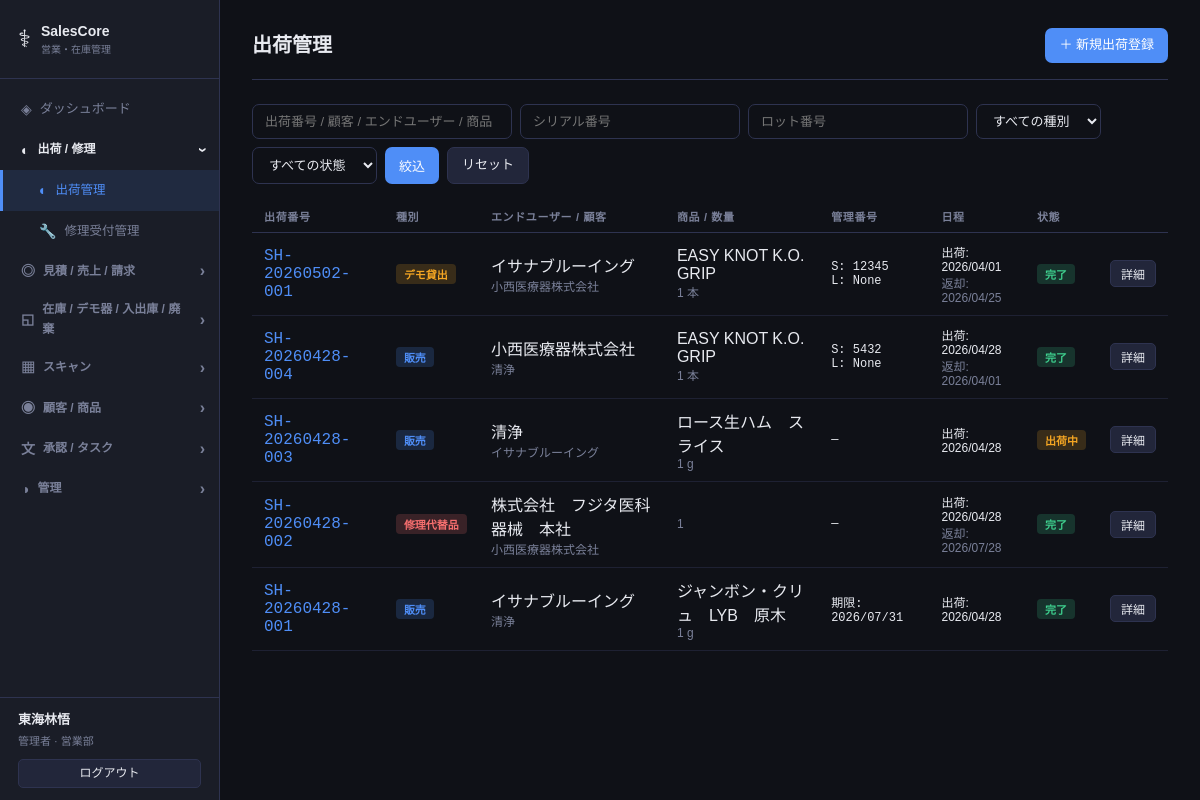
The app's page /shipments (signed in) with its own data.
### models.py (models this page shows)
class Base(DeclarativeBase):
    pass

class Staff(Base):
    __tablename__ = "staffs"
    id = Column(Integer, primary_key=True, autoincrement=True)
    name = Column(String(100), nullable=False)
    login_id = Column(String(50), unique=True, nullable=False)
    password_hash = Column(String(200), nullable=False)
    role = Column(String(20), default="user")
    department = Column(String(100), nullable=True)
    email = Column(String(200), nullable=True)
    is_active = Column(Boolean, default=True)
    last_active_at = Column(DateTime, nullable=True)
    last_active_page = Column(String(200), nullable=True)
    created_at = Column(DateTime, default=datetime.now)

class Shipment(Base):
    __tablename__ = "shipments"
    id = Column(Integer, primary_key=True, autoincrement=True)
    shipment_number = Column(String(50), unique=True)
    shipment_type = Column(String(20), nullable=False)
    customer_id = Column(Integer, ForeignKey("customers.id"))
    end_user_id = Column(Integer, ForeignKey("customers.id"), nullable=True)
    product_id = Column(Integer, ForeignKey("products.id"))
    quantity = Column(Integer, nullable=False, default=1)
    serial_number = Column(String(100), nullable=True)
    lot_number = Column(String(100), nullable=True)
    expiry_date = Column(Date, nullable=True)
    shipped_date = Column(Date, nullable=False)
    return_due_date = Column(Date, nullable=True)
    returned_date = Column(Date, nullable=True)
    status = Column(String(20), default="shipped")
    notes = Column(Text, nullable=True)
    staff_name = Column(String(100), nullable=True)
    created_at = Column(DateTime, default=datetime.now)
    customer = relationship("Customer", foreign_keys=[customer_id])
    end_user = relationship("Customer", foreign_keys=[end_user_id])
    product = relationship("Product", back_populates="shipments")

class Customer(Base):
    __tablename__ = "customers"
    id = Column(Integer, primary_key=True, autoincrement=True)
    name = Column(String(200), nullable=False)
    category = Column(String(50), default="hospital")  # hospital / supplier
    phone = Column(String(50), nullable=True)
    email = Column(String(200), nullable=True)
    address = Column(Text, nullable=True)
    trading_terms = Column(Text, nullable=True)  # 取引条件
    notes = Column(Text, nullable=True)
    created_at = Column(DateTime, default=datetime.now)
    staff_id = Column(Integer, ForeignKey("staffs.id"), nullable=True)
    staff = relationship("Staff")
    quotes = relationship("Quote", back_populates="customer", foreign_keys="Quote.customer_id")

class Product(Base):
    __tablename__ = "products"
    id = Column(Integer, primary_key=True, autoincrement=True)
    name = Column(String(200), nullable=False)
    category = Column(String(50), nullable=False)
    sku = Column(String(100), unique=True, nullable=True)
    unit_price = Column(Float, nullable=False)
    unit = Column(String(20), nullable=True)
    stock_alert_threshold = Column(Integer, default=10)
    alert_enabled = Column(Boolean, default=True, nullable=False)
    tracking_type = Column(String(20), default="none")
    maker = Column(String(200), nullable=True)
    jan_code = Column(String(50), nullable=True)          # JANコード
    approval_number = Column(String(100), nullable=True)  # 承認番号 / 認証番号
    device_class = Column(String(20), nullable=True)      # クラス分類: misc/1/2/3/4
    sales_role = Column(String(20), nullable=True)        # maker / distributor
    model_spec = Column(Text, nullable=True)              # 型式・仕様
    sterility = Column(String(20), nullable=True)         # 滅菌状態: sterile / non_sterile
    notes = Column(Text, nullable=True)
    created_at = Column(DateTime, default=datetime.now)
    inventory = relationship("Inventory", back_populates="product", uselist=False)
    inventory_histories = relationship("InventoryHistory", back_populates="product")
    quote_items = relationship("QuoteItem", back_populates="product")
    shipments = relationship("Shipment", back_populates="product")

### routers/shipments.py (the view)
@router.get("/shipments", response_class=HTMLResponse)
def list_shipments(request: Request, status: str = "", shipment_type: str = "",
                   q: str = "", serial: str = "", lot: str = "",
                   db: Session = Depends(get_db)):
    shipments = crud.get_shipments(db, status=status, shipment_type=shipment_type,
                                   q_text=q, serial=serial, lot=lot)
    return templates.TemplateResponse("shipments/list.html", {
        "request": request, "shipments": shipments,
        "status": status, "shipment_type": shipment_type,
        "q": q, "serial": serial, "lot": lot,
        "shipment_types": SHIPMENT_TYPES,
    })

### templates/shipments/list.html (shortened to what this page needs)
﻿{% extends "base.html" %}
{% block content %}
<div class="page-header">
  <h1 class="page-title">出荷管理</h1>
  <a href="/shipments/new" class="btn btn-primary">＋ 新規出荷登録</a>
</div>
<div class="filter-bar">
  <form method="get" class="filter-form" style="flex-wrap:wrap;gap:8px;">
    <input type="text" name="q" value="{{ q }}" placeholder="出荷番号 / 顧客 / エンドユーザー / 商品" class="input" style="min-width:260px;">
    <input type="text" name="serial" value="{{ serial }}" placeholder="シリアル番号" class="input" style="min-width:140px;">
    <input type="text" name="lot" value="{{ lot }}" placeholder="ロット番号" class="input" style="min-width:120px;">
    <select name="shipment_type" class="select">
      <option value="">すべての種別</option>
    </select>
    <select name="status" class="select">
      <option value="">すべての状態</option>
    </select>
    <button type="submit" class="btn btn-primary">絞込</button>
    <a href="/shipments" class="btn btn-ghost">リセット</a>
  </form>
</div>
<div class="table-wrap">
  <table class="table">
    <thead>
      <tr>
        <th>出荷番号</th>
        <th>種別</th>
        <th>エンドユーザー / 顧客</th>
        <th>商品 / 数量</th>
        <th>管理番号</th>
        <th>日程</th>
        <th>状態</th>
        <th></th>
      </tr>
    </thead>
    <tbody>
      {% for s in shipments %}
      <tr>
        <td class="mono"><a href="/shipments/{{ s.id }}" class="link">{{ s.shipment_number }}</a></td>
        <td><span class="badge badge-shiptype-{{ s.shipment_type }}">{{ shipment_types[s.shipment_type] }}</span></td>
        <td>
          <div>{{ s.end_user.name if s.end_user else "―" }}</div>
          <div class="text-muted text-sm">{{ s.customer.name }}</div>
        </td>
        <td>
          <div>{{ s.product.name }}</div>
          <div class="text-muted text-sm">{{ s.quantity }} {{ s.product.unit or "" }}</div>
        </td>
        <td class="mono text-sm">
          {% if s.serial_number %}<div>S: {{ s.serial_number }}</div>{% endif %}
          {% if s.lot_number %}<div>L: {{ s.lot_number }}</div>{% endif %}
          {% if s.expiry_date %}<div>期限: {{ s.expiry_date.strftime("%Y/%m/%d") }}</div>{% endif %}
          {% if not s.serial_number and not s.lot_number and not s.expiry_date %}―{% endif %}
        </td>
        <td class="text-sm">
          <div>出荷: {{ s.shipped_date.strftime("%Y/%m/%d") }}</div>
          {% if s.return_due_date %}<div class="text-muted">返却: {{ s.return_due_date.strftime("%Y/%m/%d") }}</div>{% endif %}
        </td>
        <td><span class="badge badge-status-{{ s.status }}">{{ {"shipped":"出荷中","returned":"返却済","completed":"完了"}[s.status] }}</span></td>
        <td><a href="/shipments/{{ s.id }}" class="btn btn-sm btn-ghost">詳細</a></td>
      </tr>
      {% else %}
      <tr><td colspan="8" class="empty">出荷データがありません</td></tr>
      {% endfor %}
    </tbody>
  </table>
</div>
{% endblock %}

### templates/base.html (shortened to what this page needs)
<!DOCTYPE html>
<html lang="ja">
<head>
  <link rel="stylesheet" href="/static/css/style.css">
</head>
<body>
  <nav class="sidebar" id="sidebar">
    <div class="logo">
      <span class="logo-icon">⚕</span>
      <div>
        <div class="logo-title">SalesCore</div>
        <div class="logo-sub">営業・在庫管理</div>
      </div>
    </div>
    <ul class="nav-list">
      <li><a href="/" class="nav-link {% if request.url.path == '/' %}active{% endif %}" onclick="closeMenu()"><span class="nav-icon">◈</span> ダッシュボード</a></li>
      {% set grp1_active = ('/shipments' in request.url.path and '/repairs' not in request.url.path) or '/repairs' in request.url.path %}
      <li class="nav-group-item">
        <div class="nav-group-header {% if grp1_active %}open{% endif %}" onclick="toggleGroup('grp-shipment')">
          <span class="nav-icon">◐</span> 出荷 / 修理 <span class="nav-arrow">›</span>
        </div>
        <ul class="nav-group {% if grp1_active %}open{% endif %}" id="grp-shipment">
          <li><a href="/shipments" class="nav-link {% if '/shipments' in request.url.path and '/repairs' not in request.url.path %}active{% endif %}" onclick="closeMenu()"><span class="nav-icon">◐</span> 出荷管理</a></li>
          <li><a href="/repairs/"  class="nav-link {% if '/repairs'   in request.url.path %}active{% endif %}" onclick="closeMenu()"><span class="nav-icon">🔧</span> 修理受付管理</a></li>
        </ul>
      </li>
      {% set grp2_active = '/quotes' in request.url.path or '/sales' in request.url.path or '/invoices' in request.url.path %}
      <li class="nav-group-item">
        <div class="nav-group-header {% if grp2_active %}open{% endif %}" onclick="toggleGroup('grp-sales')">
          <span class="nav-icon">◎</span> 見積 / 売上 / 請求 <span class="nav-arrow">›</span>
        </div>
      </li>
      {% set grp3_active = request.url.path == '/inventory' or 'history' in request.url.path or 'disposal' in request.url.path or '/demo' in request.url.path %}
      <li class="nav-group-item">
        <div class="nav-group-header {% if grp3_active %}open{% endif %}" onclick="toggleGroup('grp-inventory')">
          <span class="nav-icon">◱</span> 在庫 / デモ器 / 入出庫 / 廃棄 <span class="nav-arrow">›</span>
        </div>
      </li>
      {% set grp4_active = '/barcode' in request.url.path %}
      <li class="nav-group-item">
        <div class="nav-group-header {% if grp4_active %}open{% endif %}" onclick="toggleGroup('grp-scan')">
          <span class="nav-icon">▦</span> スキャン <span class="nav-arrow">›</span>
        </div>
      </li>
      {% set grp5_active = '/customers' in request.url.path or '/products' in request.url.path %}
      <li class="nav-group-item">
        <div class="nav-group-header {% if grp5_active %}open{% endif %}" onclick="toggleGroup('grp-customer')">
          <span class="nav-icon">◉</span> 顧客 / 商品 <span class="nav-arrow">›</span>
        </div>
      </li>
      {% set grp6_active = '/approval' in request.url.path or '/tasks' in request.url.path %}
      <li class="nav-group-item">
        <div class="nav-group-header {% if grp6_active %}open{% endif %}" onclick="toggleGroup('grp-approval')">
          <span class="nav-icon">文</span> 承認 / タスク <span class="nav-arrow">›</span>
        </div>
      </li>
      {% if request.state.staff and request.state.staff["role"] == "admin" %}
      {% set grp7_active = '/staff' in request.url.path %}
      <li class="nav-group-item">
        <div class="nav-group-header {% if grp7_active %}open{% endif %}" onclick="toggleGroup('grp-admin')">
          <span class="nav-icon">◑</span> 管理 <span class="nav-arrow">›</span>
        </div>
      </li>
      {% endif %}
    </ul>
    <div class="sidebar-user">
      {% if request.state.staff %}
      <div class="sidebar-user-name">{{ request.state.staff["name"] }}</div>
      <div class="sidebar-user-role">{{ "管理者" if request.state.staff["role"] == "admin" else "一般" }}{% if request.state.staff["department"] %} · {{ request.state.staff["department"] }}{% endif %}</div>
      <a href="/logout" class="btn btn-ghost btn-sm" style="margin-top:8px;width:100%;justify-content:center">ログアウト</a>
      {% endif %}
    </div>
  </nav>
  <main class="main">
    <div class="content">
      {% block content %}{% endblock %}
    </div>
  </main>
</body>
</html>

### static/css/style.css (style rules this page uses)
*, *::before, *::after { box-sizing: border-box; margin: 0; padding: 0; }
body { font-family: var(--font); background: var(--bg); color: var(--text); display: flex; min-height: 100vh; font-size: 14px; line-height: 1.6; }
.sidebar { width: 220px; min-height: 100vh; background: var(--surface); border-right: 1px solid var(--border); display: flex; flex-direction: column; position: fixed; left: 0; top: 0; bottom: 0; z-index: 100; transition: transform .25s; }
.logo { display: flex; align-items: center; gap: 10px; padding: 20px 18px; border-bottom: 1px solid var(--border); }
.logo-icon { font-size: 24px; }
.logo-title { font-size: 14px; font-weight: 700; }
.logo-sub { font-size: 10px; color: var(--text-muted); }
.nav-list { list-style: none; padding: 10px 0; flex: 1; overflow-y: auto; }
.nav-link { display: flex; align-items: center; gap: 8px; padding: 9px 18px; color: var(--text-muted); text-decoration: none; font-size: 13px; transition: all .15s; border-left: 3px solid transparent; }
.nav-link.active { background: rgba(79,142,247,.12); color: var(--accent); border-left-color: var(--accent); }
.nav-icon { font-size: 14px; }
.nav-group-item { list-style: none; }
.nav-group-header { display: flex; align-items: center; gap: 8px; padding: 9px 14px 9px 18px; font-size: 12px; font-weight: 700; color: var(--text-muted); cursor: pointer !important; user-select: none; border-left: 3px solid transparent; transition: background .15s, color .15s; }
.nav-group-header.open { color: var(--text); }
.nav-arrow { margin-left: auto; font-size: 16px; transition: transform .2s; display: inline-block; line-height: 1; pointer-events: none; }
.nav-group-header.open .nav-arrow { transform: rotate(90deg); }
.nav-group { list-style: none; padding: 0; display: none; }
.nav-group.open { display: block; }
.nav-group .nav-link { padding-left: 36px; font-size: 12.5px; }
.main { margin-left: 220px; flex: 1; min-width: 0; }
.content { padding: 28px 32px; max-width: 1200px; }
.page-header { display: flex; align-items: center; justify-content: space-between; margin-bottom: 24px; padding-bottom: 16px; border-bottom: 1px solid var(--border); flex-wrap: wrap; gap: 10px; }
.page-title { font-size: 20px; font-weight: 700; }
.table-wrap { overflow-x: auto; -webkit-overflow-scrolling: touch; }
.table { width: 100%; border-collapse: collapse; min-width: 500px; }
.table th { text-align: left; font-size: 11px; font-weight: 600; color: var(--text-muted); text-transform: uppercase; letter-spacing: .06em; padding: 8px 12px; border-bottom: 1px solid var(--border); white-space: nowrap; }
.table td { padding: 10px 12px; border-bottom: 1px solid rgba(46,51,80,.5); vertical-align: middle; }
.badge { display: inline-flex; align-items: center; padding: 2px 8px; border-radius: 4px; font-size: 11px; font-weight: 600; white-space: nowrap; }
.btn { display: inline-flex; align-items: center; gap: 6px; padding: 7px 14px; border-radius: 7px; font-size: 13px; font-weight: 500; border: none; cursor: pointer; text-decoration: none; transition: all .15s; white-space: nowrap; }
.btn-primary { background: var(--accent); color: #fff; }
.btn-ghost { background: var(--surface2); color: var(--text); border: 1px solid var(--border); }
.btn-sm { padding: 4px 10px; font-size: 12px; border-radius: 5px; }
.input, .select, .textarea { background: var(--bg); border: 1px solid var(--border); color: var(--text); border-radius: 7px; padding: 8px 12px; font-size: 13px; font-family: inherit; transition: border-color .15s; width: 100%; }
.filter-bar { margin-bottom: 16px; }
.filter-form { display: flex; gap: 8px; flex-wrap: wrap; }
.filter-form .input { max-width: 220px; }
.filter-form .select { width: auto; }
.link { color: var(--accent); text-decoration: none; }
.mono { font-family: var(--mono); }
.text-muted { color: var(--text-muted); }
.text-sm { font-size: 12px; }
.badge-shiptype-sale { background: rgba(79,142,247,.18); color: #4f8ef7; }
.badge-shiptype-demo { background: rgba(245,166,35,.18); color: #f5a623; }
.badge-shiptype-repair { background: rgba(247,111,111,.18); color: #f76f6f; }
.badge-status-shipped { background: rgba(245,166,35,.18); color: #f5a623; }
.badge-status-completed { background: rgba(62,207,142,.18); color: #3ecf8e; }
.sidebar-user { padding: 12px 18px; border-top: 1px solid var(--border); margin-top: auto; }
.sidebar-user-name { font-size: 13px; font-weight: 700; color: var(--text); }
.sidebar-user-role { font-size: 11px; color: var(--text-muted); margin-top: 2px; }

### records on screen
Staff: state.staff.name "東海林悟", role "管理者", state.staff.department "営業部"
Shipment: shipment_number "SH-20260502-001", shipment_type "デモ貸出", end_user "イサナブルーイング", customer.name "小西医療器株式会社", product.name "EASY KNOT K.O. GRIP", quantity "1", product "本", serial_number "12345", lot_number "None", shipped_date "2026/04/01", return_due_date "2026/04/25", status "完了"
Shipment: shipment_number "SH-20260428-004", shipment_type "販売", end_user "小西医療器株式会社", customer.name "清浄", product.name "EASY KNOT K.O. GRIP", quantity "1", product "本", serial_number "5432", lot_number "None", shipped_date "2026/04/28", return_due_date "2026/04/01", status "完了"
Shipment: shipment_number "SH-20260428-003", shipment_type "販売", end_user "清浄", customer.name "イサナブルーイング", product.name "ロース生ハム スライス", quantity "1", product "g", shipped_date "2026/04/28", status "出荷中"
Shipment: shipment_number "SH-20260428-002", shipment_type "修理代替品", end_user "株式会社 フジタ医科器械 本社", customer.name "小西医療器株式会社", quantity "1", shipped_date "2026/04/28", return_due_date "2026/07/28", status "完了"
Shipment: shipment_number "SH-20260428-001", shipment_type "販売", end_user "イサナブルーイング", customer.name "清浄", product.name "ジャンボン・クリュ LYB 原木", quantity "1", product "g", expiry_date "2026/07/31", shipped_date "2026/04/28", status "完了"
